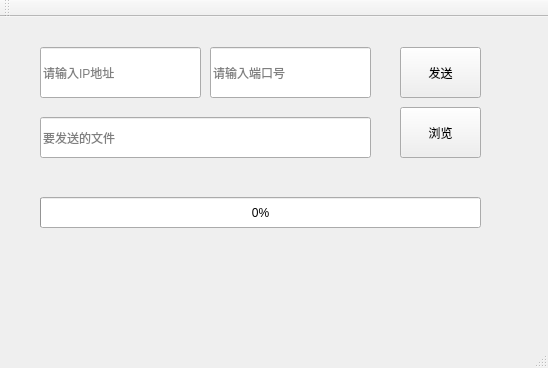
<?xml version="1.0" encoding="UTF-8"?>
<ui version="4.0">
 <class>MainWindow</class>
 <widget class="QMainWindow" name="MainWindow">
  <property name="geometry">
   <rect>
    <x>0</x>
    <y>0</y>
    <width>548</width>
    <height>368</height>
   </rect>
  </property>
  <property name="windowTitle">
   <string>文件发送客户端</string>
  </property>
  <widget class="QWidget" name="centralWidget">
   <widget class="QLineEdit" name="ipEdit">
    <property name="geometry">
     <rect>
      <x>40</x>
      <y>30</y>
      <width>161</width>
      <height>51</height>
     </rect>
    </property>
    <property name="placeholderText">
     <string>请输入IP地址</string>
    </property>
   </widget>
   <widget class="QPushButton" name="sendBtn">
    <property name="geometry">
     <rect>
      <x>400</x>
      <y>30</y>
      <width>81</width>
      <height>51</height>
     </rect>
    </property>
    <property name="text">
     <string>发送</string>
    </property>
   </widget>
   <widget class="QPushButton" name="selectBtn">
    <property name="geometry">
     <rect>
      <x>400</x>
      <y>90</y>
      <width>81</width>
      <height>51</height>
     </rect>
    </property>
    <property name="text">
     <string>浏览</string>
    </property>
   </widget>
   <widget class="QProgressBar" name="progressBar">
    <property name="geometry">
     <rect>
      <x>40</x>
      <y>180</y>
      <width>441</width>
      <height>31</height>
     </rect>
    </property>
    <property name="value">
     <number>0</number>
    </property>
   </widget>
   <widget class="QLineEdit" name="fileEdit">
    <property name="geometry">
     <rect>
      <x>40</x>
      <y>100</y>
      <width>331</width>
      <height>41</height>
     </rect>
    </property>
    <property name="placeholderText">
     <string>要发送的文件</string>
    </property>
   </widget>
   <widget class="QLineEdit" name="portEdit">
    <property name="geometry">
     <rect>
      <x>210</x>
      <y>30</y>
      <width>161</width>
      <height>51</height>
     </rect>
    </property>
    <property name="placeholderText">
     <string>请输入端口号</string>
    </property>
   </widget>
  </widget>
  <widget class="QMenuBar" name="menuBar">
   <property name="geometry">
    <rect>
     <x>0</x>
     <y>0</y>
     <width>548</width>
     <height>26</height>
    </rect>
   </property>
  </widget>
  <widget class="QToolBar" name="mainToolBar">
   <attribute name="toolBarArea">
    <enum>TopToolBarArea</enum>
   </attribute>
   <attribute name="toolBarBreak">
    <bool>false</bool>
   </attribute>
  </widget>
  <widget class="QStatusBar" name="statusBar"/>
 </widget>
 <layoutdefault spacing="6" margin="11"/>
 <resources/>
 <connections/>
</ui>
